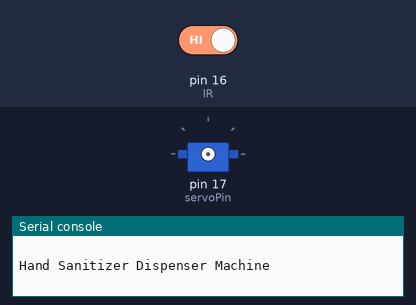
A program run on a simulated MicroPython board. Parts: servo, the last lines printed to the serial console. The inputs (shaded band) are chosen by the test bench; at power-on: pin 16 (IR) HIGH. Servo angles are drawn from the pulse width (0.5 ms = 0°, 2.5 ms = 180°).

Above: at 1.2 s.
1.3 s: pin 16 (IR) driven LOW
At 2.35 s:
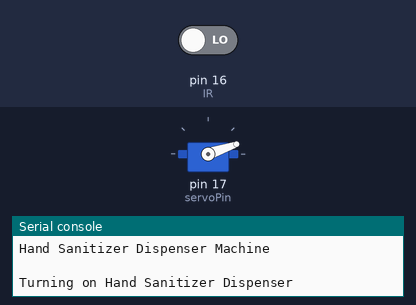
At 4.0 s:
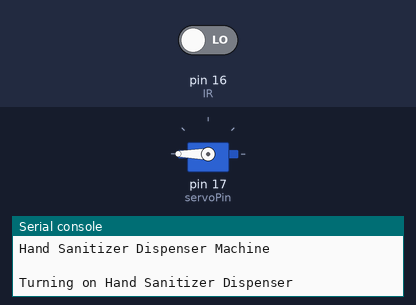
4.8 s: pin 16 (IR) driven HIGH
At 5.15 s:
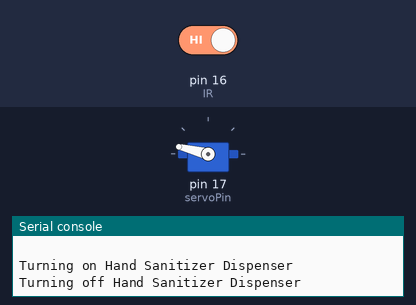
Timing chart, 0 to 8.0 s (numbered marks = the images above; inputs shaded):
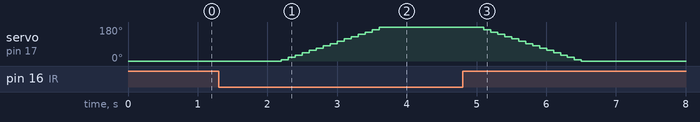

Measured:
- after the input at 1.3 s, servo on pin 17 (servoPin): moves from 0° to 180° over 1.5 s, starting after 0.90 s
- after the input at 4.8 s, servo on pin 17 (servoPin): goes on until 6.5 s, then stays 0°

The program:

Activity_06_Hand_Sanitizer_Dispenser.py
```python
from machine import Pin, PWM
from time import sleep

# IR sensor configuration
IR = Pin(16, Pin.IN)

# Servo motor configuration
servoPin = PWM(Pin(17))
servoPin.freq(50)

def servo(degrees):
    # set max and min duty
    maxDuty = 9000
    minDuty = 1000
    # new duty is between min and max duty in proportion to its value
    newDuty = minDuty + (maxDuty - minDuty) * (degrees / 180)
    # servo PWM value is set
    servoPin.duty_u16(int(newDuty))

while True:
    # Check IR sensor
    if IR.value() == 0:
        print("Turning on Hand Sanitizer Dispenser")
        # Move the servo based on IR detection
        for degree in range(0, 180, 10):
            servo(degree)
            sleep(0.1)
        sleep(1)
        print("Turning off Hand Sanitizer Dispenser")
        for degree in range(180, 0, -10):
            servo(degree)
            sleep(0.1)
    else:
        print("Hand Sanitizer Dispenser Machine","\n")

        sleep(1)
```
